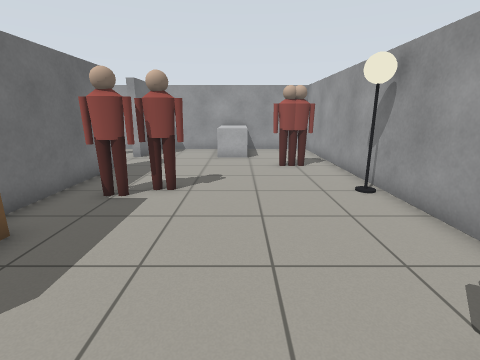
View 1 (above)

17 first-person views from a walk through a robot-simulator world made for Gazebo. The camera is 1.1 m above the floor, tilts 14° down and sees 85° across. The floor is counted in squares, 0.5 m on a side. Each view is taken from the middle of a square. On the plan, view 1 faces up. The plan holds only what a view shows up to about 16 squares ahead; the rest is blank. Simple shapes stand in for some stock models.

View 2
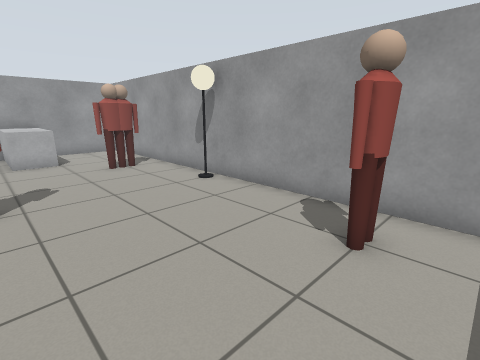

View 3
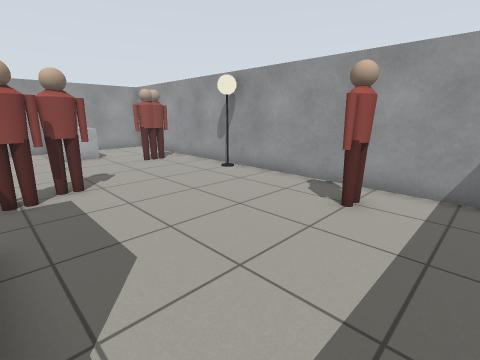

View 4
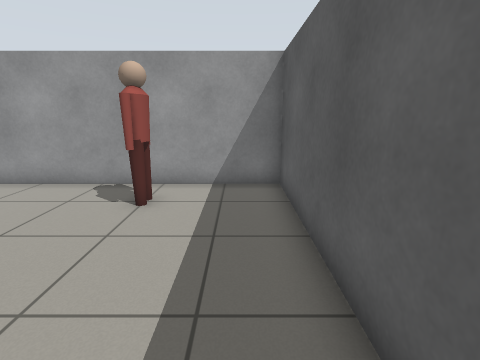

View 5
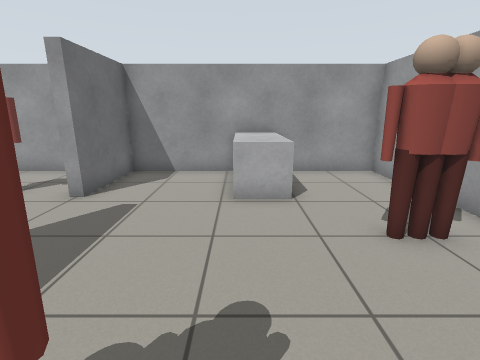

View 6
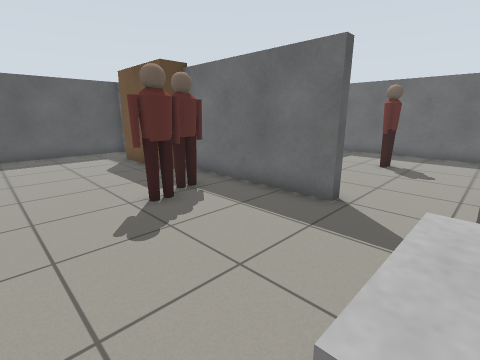

View 7
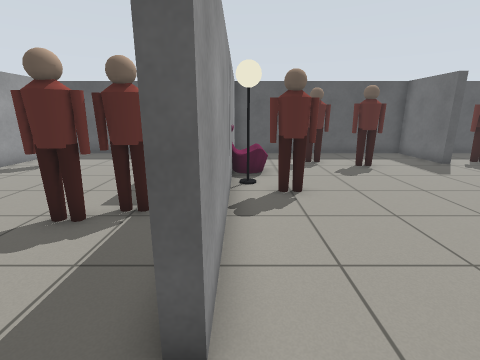

View 8
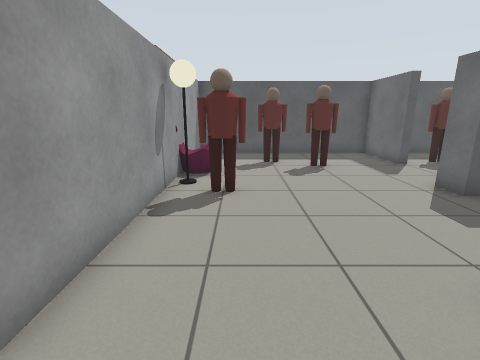

View 9
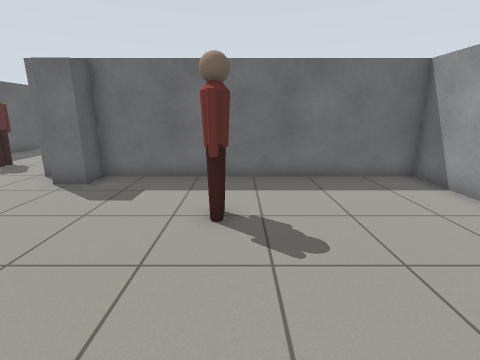

View 10
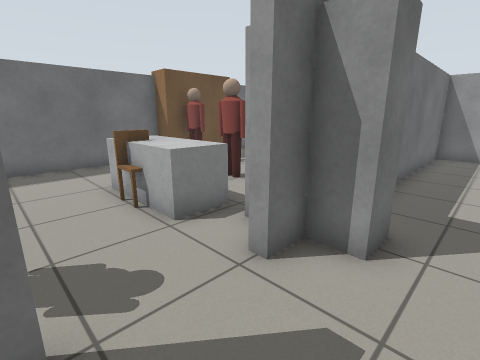

View 11
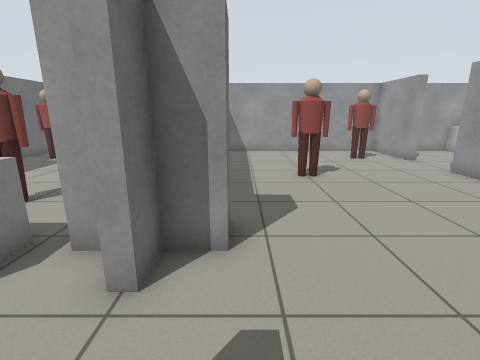

View 12
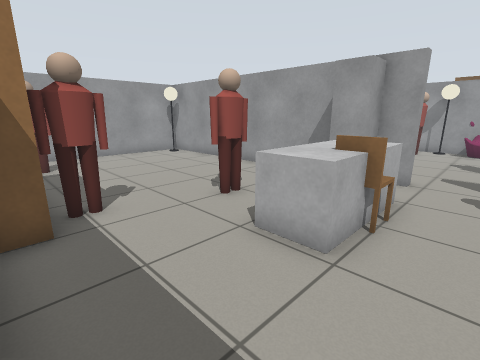

View 13
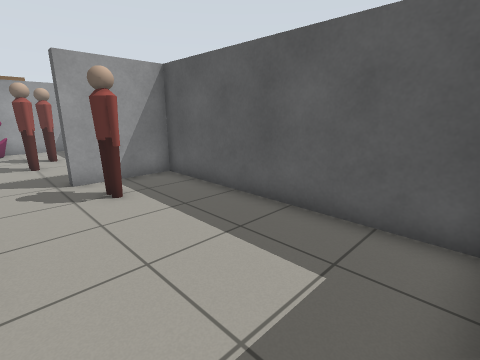

View 14
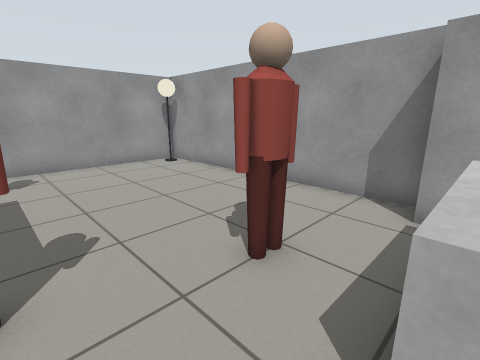

View 15
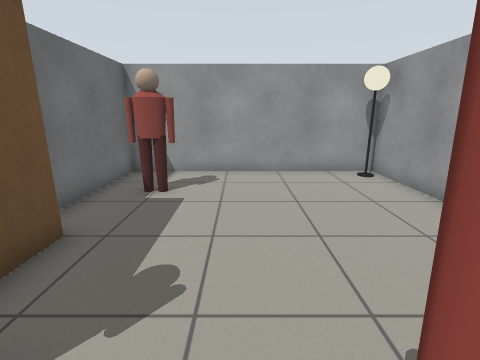

View 16
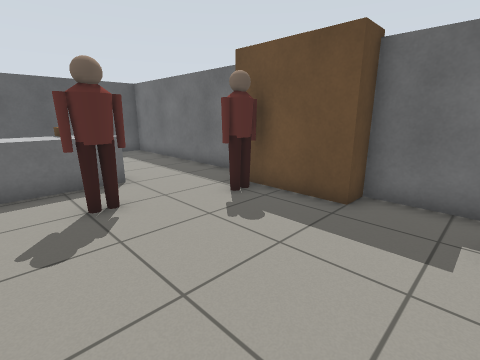

View 17
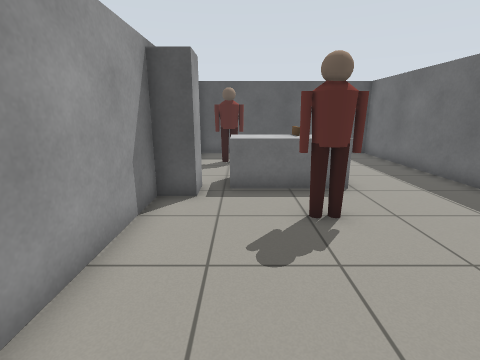

### Floor plan
Ten units are one square. View 1 is at (0, 0); x grows to the right and y downward. Boxes are objects, and circles mark ways between rooms. Rooms are numbered by the first view taken in them; rooms with no view inside come last. Other rooms are left out.
<svg viewBox="-260 -180 310 208">
<path fill="none" stroke="#000" d="M43 -86 43 -173 4 -173M-57 -111 -53 -111 -53 -49M-14 -173 -53 -173 -53 -139M-54 23 43 23 43 -62M-157 -66 -157 -152M-153 -45 -153 -39 -158 -39M-253 -72 -253 23 -157 23 -157 -11 -153 -11 -153 23 -57 23 -57 -6M-165 -173 -253 -173 -253 -115M-57 -58 -57 -111M-53 -139 -57 -139 -57 -173 -153 -173 -153 -65"/>
<rect x="-65" y="-35" width="20" height="30" fill="#bbb"><title>wardrobe</title></rect>
<rect x="-45" y="-75" width="20" height="10" fill="#bbb"><title>person</title></rect>
<rect x="-35" y="-85" width="20" height="10" fill="#bbb"><title>person</title></rect>
<rect x="-15" y="-175" width="20" height="40" fill="#bbb"><title>grey box</title></rect>
<rect x="15" y="-25" width="20" height="20" fill="#bbb"><title>person</title></rect>
<rect x="15" y="-125" width="10" height="20" fill="#bbb"><title>person</title></rect>
<rect x="25" y="-125" width="10" height="10" fill="#bbb"><title>person</title></rect>
<rect x="35" y="-85" width="10" height="20" fill="#bbb"><title>lamp</title></rect>
<rect x="-255" y="-105" width="20" height="30" fill="#bbb"><title>wardrobe</title></rect>
<rect x="-245" y="-155" width="20" height="20" fill="#bbb"><title>person</title></rect>
<rect x="-235" y="-95" width="10" height="20" fill="#bbb"><title>person</title></rect>
<rect x="-215" y="-55" width="40" height="20" fill="#bbb"><title>grey box</title></rect>
<rect x="-205" y="-85" width="20" height="20" fill="#bbb"><title>person</title></rect>
<rect x="-185" y="-15" width="20" height="20" fill="#bbb"><title>person</title></rect>
<rect x="-175" y="-65" width="40" height="20" fill="#bbb"><title>wardrobe</title></rect>
<rect x="-165" y="-175" width="10" height="20" fill="#bbb"><title>lamp</title></rect>
<rect x="-125" y="-25" width="20" height="20" fill="#bbb"><title>person</title></rect>
<rect x="-125" y="-115" width="20" height="20" fill="#bbb"><title>person</title></rect>
<rect x="-105" y="-15" width="20" height="20" fill="#bbb"><title>person</title></rect>
<rect x="-85" y="-65" width="20" height="10" fill="#bbb"><title>person</title></rect>
<rect x="-85" y="-155" width="20" height="20" fill="#bbb"><title>person</title></rect>
<rect x="-75" y="-35" width="20" height="20" fill="#bbb"><title>sofa</title></rect>
<rect x="-75" y="-55" width="20" height="20" fill="#bbb"><title>lamp</title></rect>
<circle cx="-50" cy="-125" r="3" fill="#2a7"/>
<text x="0" y="-70">1</text>
<text x="-160" y="-70">2</text>
</svg>
Room 1 opens to room 2.

Where each view was taken, in squares from view 1:
view 1: 0 up, 0 right, facing up
view 2: 0 up, 2 left, facing up-right
view 3: 1 down, 4 left, facing up-right
view 4: 1 down, 4 left, facing right
view 5: 7 up, 1 left, facing up
view 6: 14 up, 1 right, facing down-left
view 7: 13 up, 6 left, facing down
view 8: 13 up, 8 left, facing down
view 9: 11 up, 6 left, facing left
view 10: 1 up, 13 left, facing up-left
view 11: 1 up, 14 left, facing up
view 12: 2 up, 25 left, facing up-right
view 13: 3 up, 25 left, facing down-right
view 14: 5 up, 23 left, facing up-right
view 15: 7 up, 21 left, facing up
view 16: 14 up, 18 left, facing down-left
view 17: 13 up, 18 left, facing down
